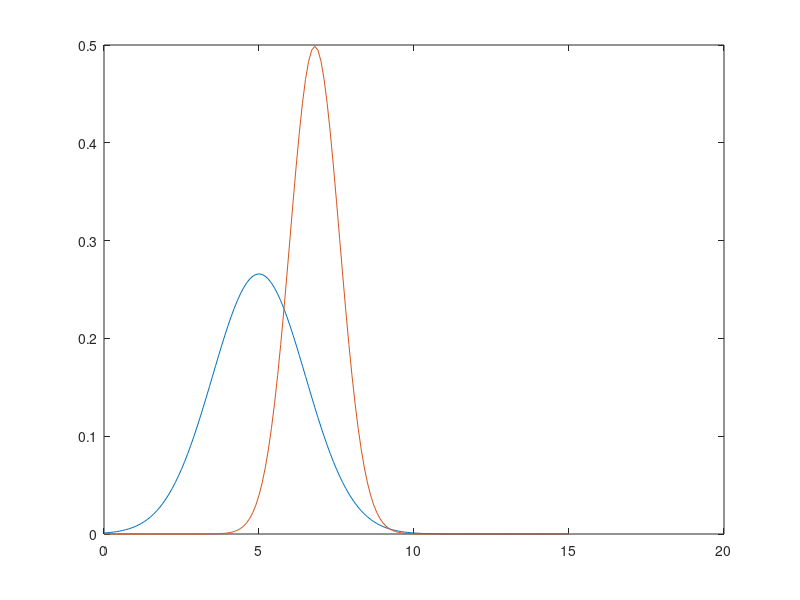

MATLAB code to generate this figure: (Note: this script raises an error after producing the figure.)
clear all;
close all;
%This code corresponds to chapter 2 of Harry van Trees book


% Binary Hypothesis testing for Univariate Gaussian distributions
% We focus on a single point of intererest
%We also assume that the attacker has extensively profiled the device so he
%has already formed 2 univariate gaussian distributions: 
%one for H0 (key0) and one for H1 (key1)


m0= 5;
var0=1.5;

m1=6.8;
var1=0.8;

%Plotting the two p.d.fs 
x = [0:.1:15];
F0= normpdf(x,m0,var0);
F1= normpdf(x,m1,var1);

plot(x,F0);hold on; plot(x,F1); hold on;

%Lets find the intersection of the two functions
focus=40:70;
[px py]=intersections(x(focus),F0(focus),x(focus),F1(focus),1);

point=plot(px,py,'.');
set(point,'Marker','square')


%Computing P_F, P_M, P_N, P_D
%We can also use the cummulative distribution function to compute the 
%Probability(x>=px) = P_F = 1-cdf(px) [try to remember the relation between
% the pdf and the cdf and how integration works]

cdf0 = normcdf(x,m0,var0);
%P_F is the area from (px, +infinity) for H0
P_F = 1-cdf0(find(x>px,1));

cdf1 = normcdf(x,m1,var1);
%P_M is the area (-infinity, px) for H1
P_M = cdf1(find(x>px,1));

%P_N is the area (-infinity,px) for H0
P_N= cdf0(find(x>px,1));
%also P_N=1-P_F

%P_D is the area (px,+infinity) for H1
P_D= 1-cdf1(find(x>px,1));
%also P_D=1-P_M


%Now, a new trace (single measurement) comes in and we need to decide if it verifies H0 or H1
test=6.1;
%COMPARISON
%First we compute the probability that it comes from H0
p_a=normpdf(test,m0,var0) ;

%Then we compute the probability that it comes from H1
p_b=normpdf(test,m1,var1) ;

%Computing the Lambda ratio for the Likelyhood ratio test
lamda_ratio=p_b/p_a;
heta=1; 

 

if (lamda_ratio>heta)
    disp('Match H1!');
else
    disp('Match H0!');
end


